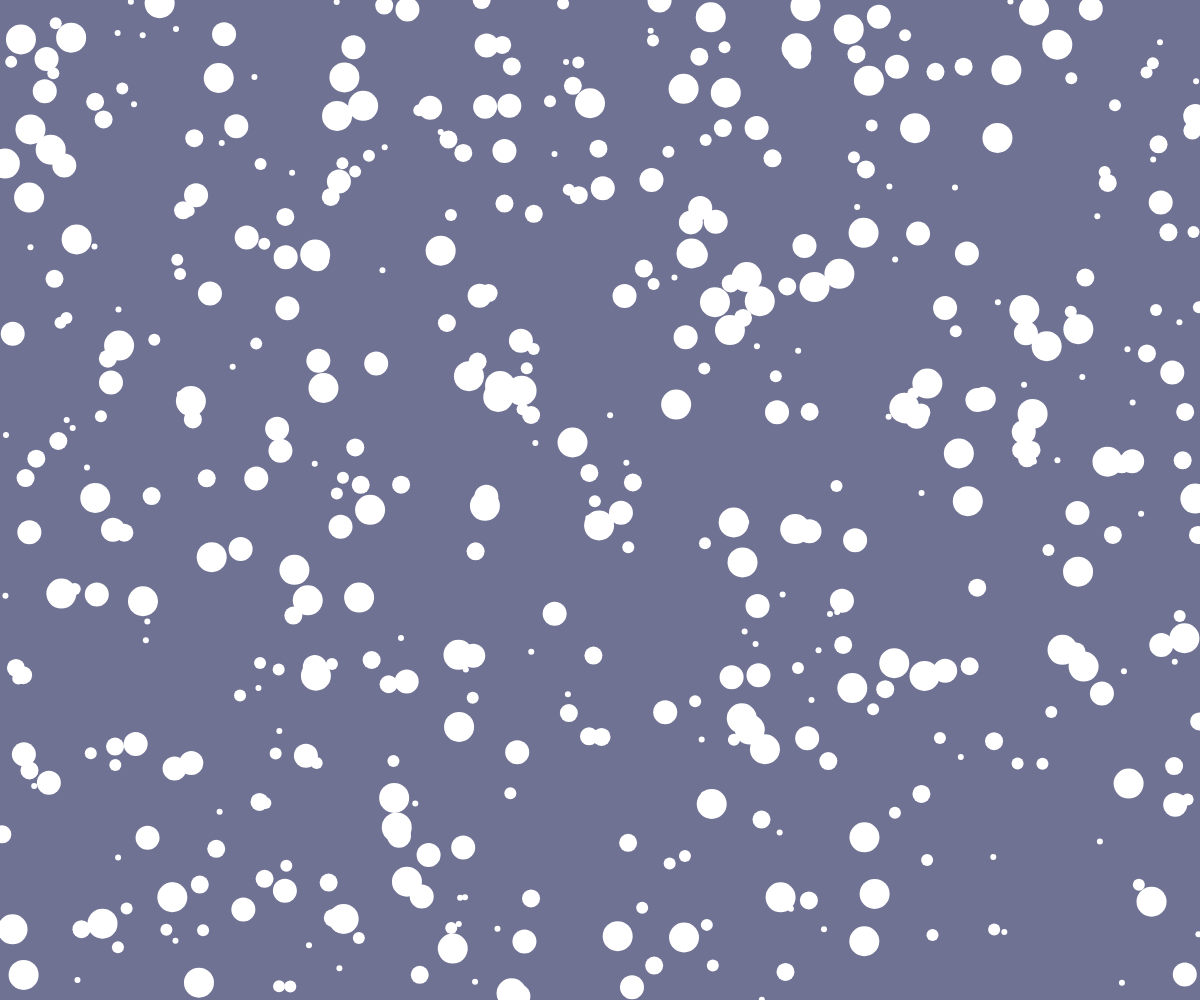
Frame 1 (no input)
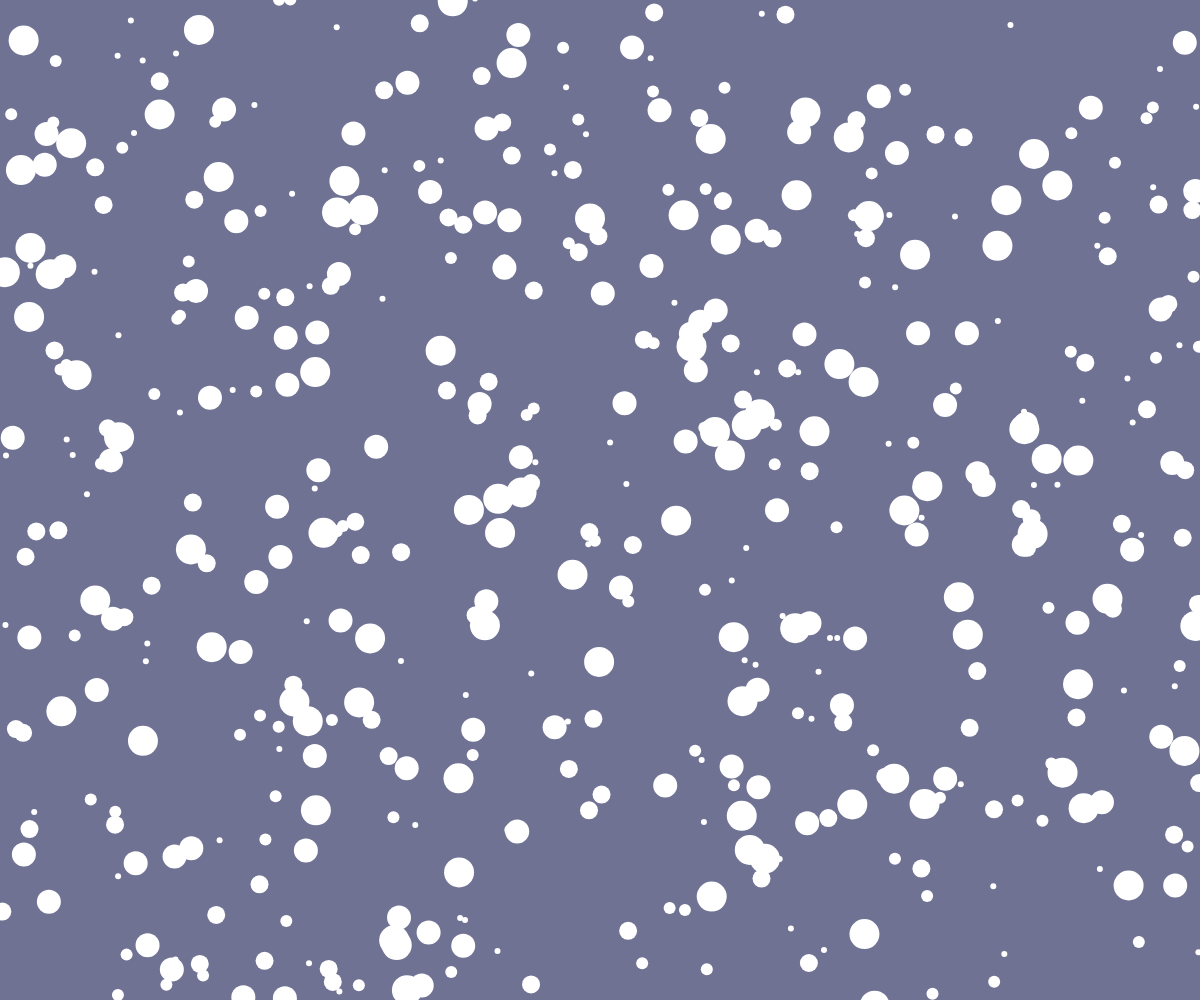
Frame 60 (no input)
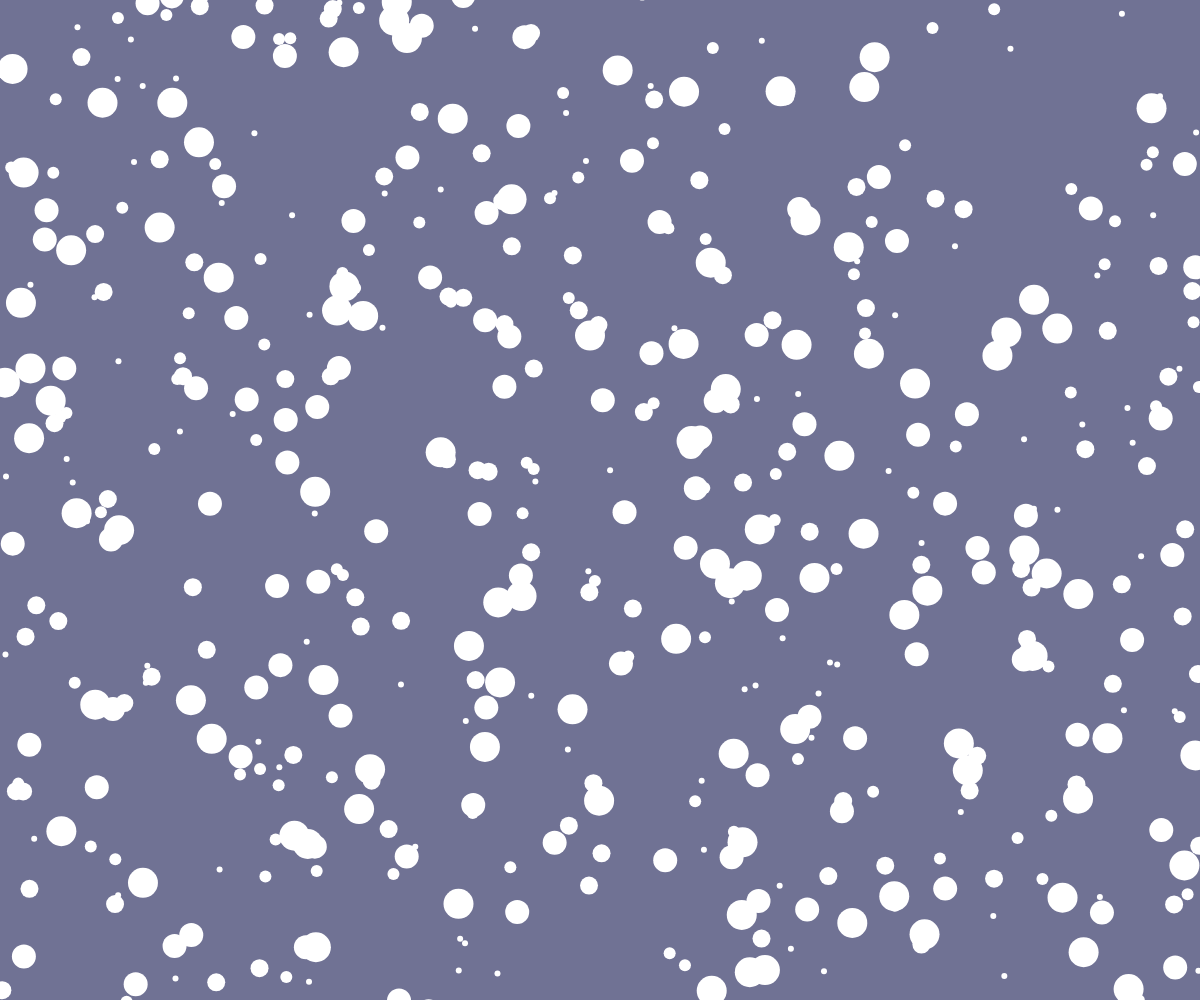
Frame 120 (the mouse pressed at the canvas centre since frame 60)

The p5.js sketch that drew these frames (run headless with seeded random() and noise() and a simulated clock; from frame 60 on, the mouse is pressed at the canvas centre):

// p5.js sketch
// ── sketch.js


const SNOWFLAKES_PER_LAYER = 100;
const MAX_SIZE = 30;
const GRAVITY = 0.405;
const LAYER_COUNT = 5;

const SNOWFLAKES = [];


function setup() {
  createCanvas(windowWidth, windowHeight);
  noStroke();

  for (let l = 0; l < LAYER_COUNT; l++) {
    SNOWFLAKES.push([]);
    for (let i = 0; i < SNOWFLAKES_PER_LAYER; i++) {
      SNOWFLAKES[l].push({
        x: random(width),
        y: random(height),
        mass: random(0.75, 1.25),
        l: l + 1
      });
    }
  }
}

function draw() {
  background("rgb(112,114,148)");

  for (let l = 0; l < SNOWFLAKES.length; l++) {
    const LAYER = SNOWFLAKES[l];

    for (let i = 0; i < LAYER.length; i++) {
      const snowflake = LAYER[i];
      circle(snowflake.x, snowflake.y, (snowflake.l * MAX_SIZE) / LAYER_COUNT);
      updateSnowflake(snowflake);
    }
  }
}


function updateSnowflake(snowflake) {
  const diameter = (snowflake.l * MAX_SIZE) / LAYER_COUNT;
  if (snowflake.y > height + diameter) snowflake.y = -diameter;
  else snowflake.y += GRAVITY * snowflake.l * snowflake.mass;
}
